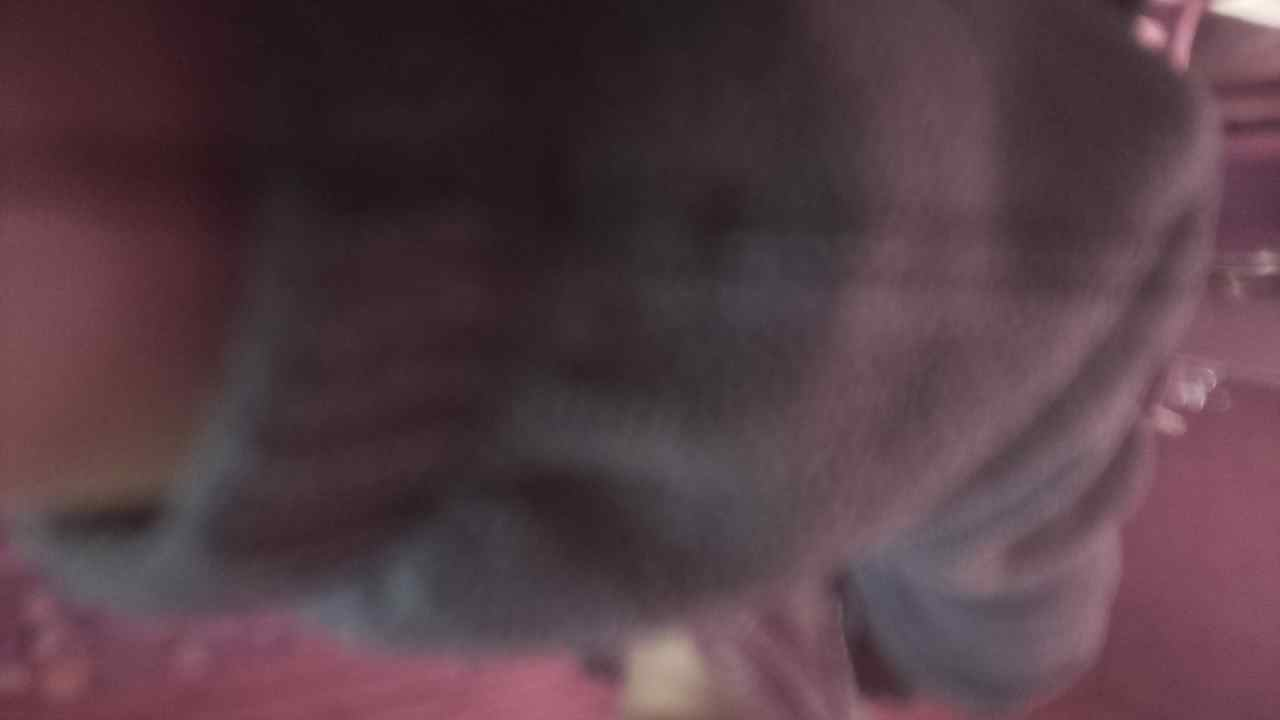
#> input picture Tiffany/encode_rgb/8.jpg, 1280 x 720 px, found by its file name
$ python i_bw.py
#> lines starting #> are read from the running program, lines starting #| are printed output that depends on the picture
#USAGE: python i_bw.py > 'text.txt'

from PIL import Image
import numpy as np

#makes it so you print all things
np.set_printoptions(threshold = 'nan')

#image to array
img_filename = "8.jpg"
img = Image.open(img_filename)
#> img is the input picture: PIL image 1280x720 RGB; mean R, G, B 84.8, 61.5, 68.9
img = img.convert("L") #L is black and white, RGB is color
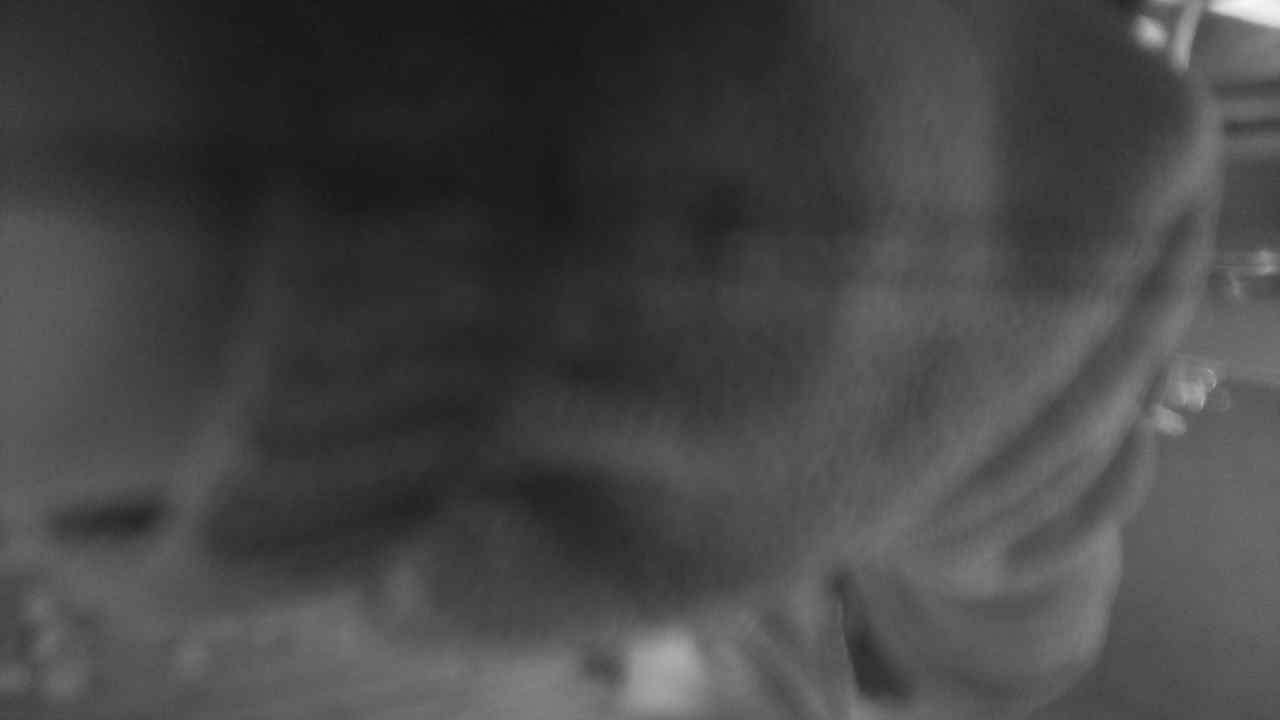
#> img: PIL image 1280x720 L; min 23, max 249, mean 69.3

#img.show()

aa  = np.array(img)
#print(aa)

h=aa.shape[0] #height
#> h = 720
w=aa.shape[1] #width
#> w = 1280
# [15 lines of commented-out code are left out]
size = 256
data_buff=np.zeros(size) #create a buffer of whatever size to send in packets

#iterate over every pixel
iteration_sent = 1 #what packet number youv'e sent so far, sent as a header
pixel_count = h*w #how many pixels are in the image
#> pixel_count = 921600
counter = 0


#counter = 1 #start at 1 to skip over the header (iteration)
#data_buff[0] = iteration_sent #the header of each packet sent

for i in range (0, pixel_count):
	row2=int(i/w)
	col2=i%w

	#print(row2,col2)
	data_buff[counter] = aa[row2][col2]
	counter = counter + 1

	if counter == size: #if you've reached the buffer size, send buffer to the RPi/Arduino
		#print('buffer size reached', iteration_sent)
		for j in range (0, int(size)):
			#dat_enc=(str(data_buff[j])+' ').encode() #is this how to concantenate strings?
			dat_enc=data_buff[j]  #is this how to concantenate strings?
			#ser.write(dat_enc)

			print(dat_enc)

		#after you send the packet, increase iteration_sent
		iteration_sent = iteration_sent + 1
		counter = 0
#> after the loop, counter = 0; data_buff = 256 values, max 84 at index 0, min 70 at index 136, mean 77.65; iteration_sent = 3601
		# [16 lines of commented-out code are left out]
